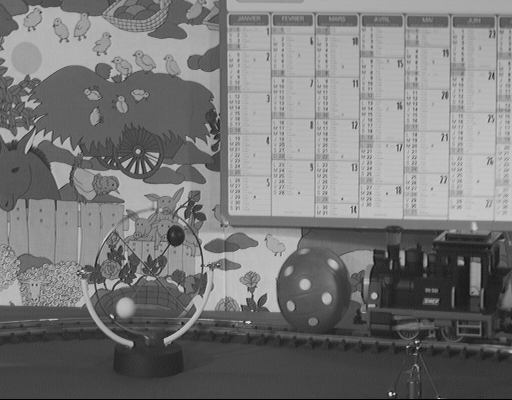
%> input picture Video_Encoding/caltrain007.bmp, 512 x 400 px
$ octave hw4.m   (GNU Octave 9; MATLAB toolbox functions it lacks are replaced by stand-ins)
%> lines starting %> are read from the running program, lines starting %| are printed output that depends on the picture
clear all;

frames = zeros(400,512,11);

frames(:,:,1) = rgb2gray(im2double(imread('caltrain007.bmp')));
imshow(frames(:,:,1));
frames(:,:,2) = rgb2gray(im2double(imread('caltrain008.bmp')));
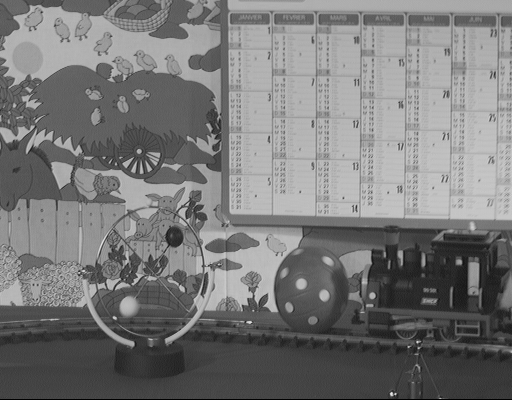
%> input picture Video_Encoding/caltrain008.bmp, 512 x 400 px
frames(:,:,3) = rgb2gray(im2double(imread('caltrain009.bmp')));
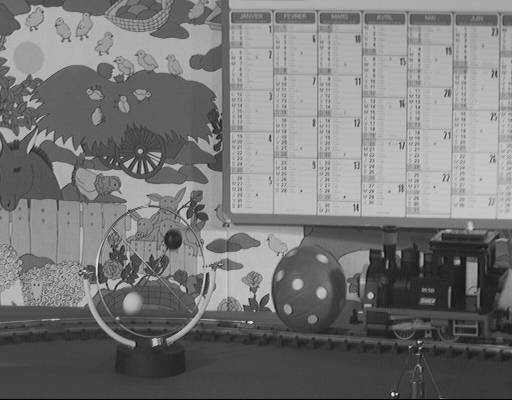
%> input picture Video_Encoding/caltrain009.bmp, 512 x 400 px
frames(:,:,4) = rgb2gray(im2double(imread('caltrain010.bmp')));
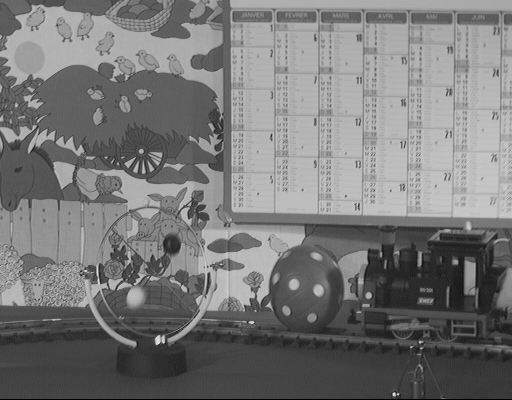
%> input picture Video_Encoding/caltrain010.bmp, 512 x 400 px
frames(:,:,5) = rgb2gray(im2double(imread('caltrain011.bmp')));
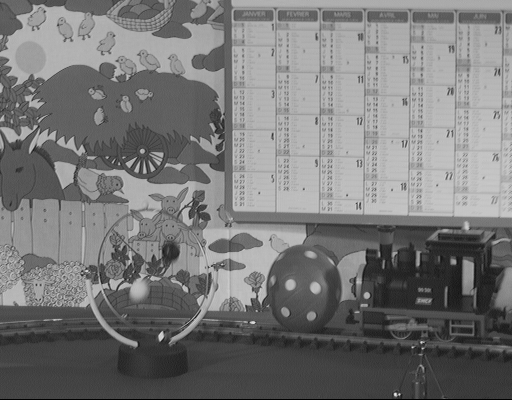
%> input picture Video_Encoding/caltrain011.bmp, 512 x 400 px
frames(:,:,6) = rgb2gray(im2double(imread('caltrain012.bmp')));
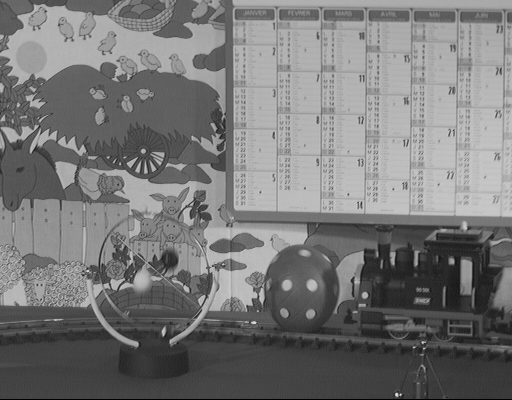
%> input picture Video_Encoding/caltrain012.bmp, 512 x 400 px
%> (the run ends here)
